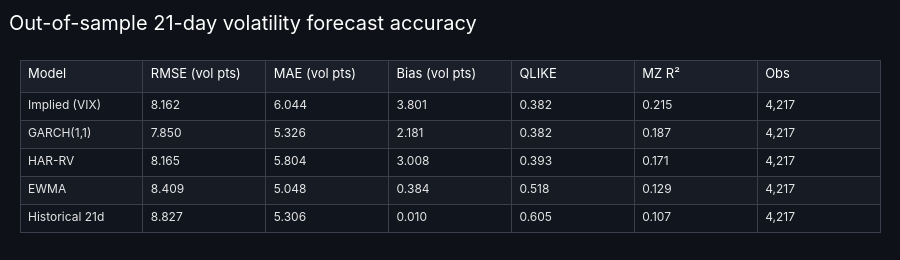

The notebook cell this image was saved under:
### Markdown cell above
## 3. Volatility forecasting (walk-forward, out-of-sample)
The target is the realized variance over the next 21 trading days. Each model forecasts it at the close of day *t*:

| Model | Inputs |
|---|---|
| Historical 21d | Mean squared return over the last 21 days |
| EWMA | RiskMetrics exponential average, λ = 0.94 |
| GARCH(1,1) | MLE, refitted every January on all prior returns |
| HAR-RV | OLS on daily/weekly/monthly range-based realized variance (overnight gap + Garman-Klass), refitted every January |
| Implied (VIX) | The market's own 30-day forecast; it carries a variance risk premium, so it is biased upward |

QLIKE is the robust loss for variance forecasts: lower is better.

### Code cell
# Builds the RV proxy and the target, runs the five forecasters into a dict 
r = df['log_ret']
rv = func_lib.daily_variance_proxy(df).fillna(r ** 2)
target = func_lib.forward_realized_variance(r, HORIZON)

var_forecasts = {
    'Historical 21d': (r ** 2).rolling(21).mean(),
    'EWMA': (r ** 2).ewm(alpha=1 - EWMA_LAMBDA, adjust=False).mean(),
    'GARCH(1,1)': func_lib.walk_forward_garch(r, FIRST_FORECAST_DATE, HORIZON),
    'HAR-RV': func_lib.walk_forward_har(rv, target, FIRST_FORECAST_DATE, HORIZON),
}
if IV_TICKER:
    var_forecasts['Implied (VIX)'] = (df[IV_TICKER] / 100) ** 2 / TRADING_DAYS

oos = df.index >= pd.Timestamp(FIRST_FORECAST_DATE)
metrics = func_lib.forecast_metrics({k: v[oos] for k, v in var_forecasts.items()}, target[oos])
stats_table_figure(metrics.sort_values('QLIKE'), 'Out-of-sample 21-day volatility forecast accuracy',
                   index_name='Model', decimals=3).show()

### Figure 1 — Plotly figure (JSON) as saved in the notebook; plotly's stock layout.template omitted (floating-point values rounded to 4 significant figures)
{"data": [{"cells": {"align": "left", "fill": {"color": [["#11151d", "#161b24", "#11151d", "#161b24", "#11151d"], ["#11151d", "#161b24", "#11151d", "#161b24", "#11151d"], ["#11151d", "#161b24", "#11151d", "#161b24", "#11151d"], ["#11151d", "#161b24", "#11151d", "#161b24", "#11151d"], ["#11151d", "#161b24", "#11151d", "#161b24", "#11151d"], ["#11151d", "#161b24", "#11151d", "#161b24", "#11151d"], ["#11151d", "#161b24", "#11151d", "#161b24", "#11151d"]]}, "font": {"color": "#e6e6e6", "size": 12}, "height": 28, "line": {"color": "#3a3f4b"}, "values": [["Implied (VIX)", "GARCH(1,1)", "HAR-RV", "EWMA", "Historical 21d"], ["8.162", "7.850", "8.165", "8.409", "8.827"], ["6.044", "5.326", "5.804", "5.048", "5.306"], ["3.801", "2.181", "3.008", "0.384", "0.010"], ["0.382", "0.382", "0.393", "0.518", "0.605"], ["0.215", "0.187", "0.171", "0.129", "0.107"], ["4,217", "4,217", "4,217", "4,217", "4,217"]]}, "header": {"align": "left", "fill": {"color": "#1b1f2a"}, "font": {"color": "white", "size": 13}, "height": 32, "line": {"color": "#3a3f4b"}, "values": ["Model", "RMSE (vol pts)", "MAE (vol pts)", "Bias (vol pts)", "QLIKE", "MZ R²", "Obs"]}, "type": "table"}], "layout": {"height": 260, "margin": {"b": 10, "l": 20, "r": 20, "t": 60}, "title": {"text": "Out-of-sample 21-day volatility forecast accuracy"}}}
